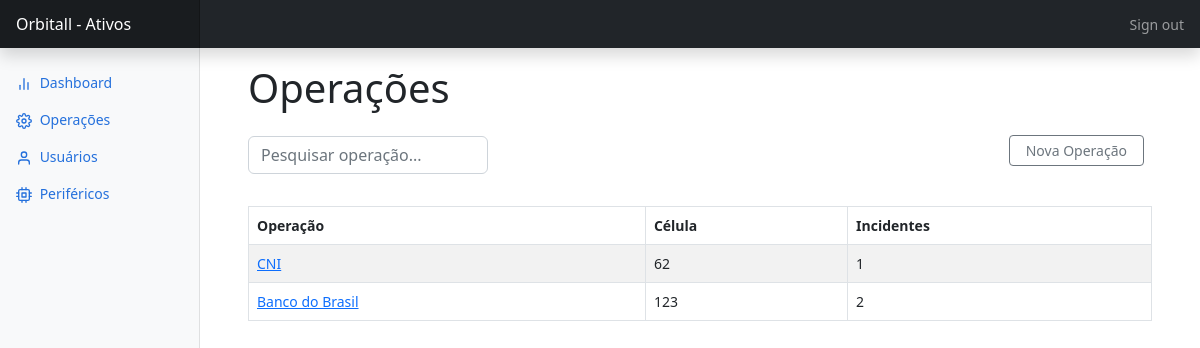
Page /home/operacoes/ on the committed database.
### cadastroEquipamento/models.py (models this page shows, shortened)
class TblOperacao(models.Model):
    operacao = models.CharField(unique=True, max_length=15)
    celula = models.IntegerField(default=0)
    qtd_solicitacao = models.IntegerField(blank=True, default=0)
    observacao = models.TextField()
    class Meta:
        managed = True
        db_table = 'tbl_operacao'
    def get_absolute_url(self):
            return reverse("operacao_details", kwargs={'pk':self.pk})

### cadastroEquipamento/views.py (the view, shortened to what this page needs)
# urls.py: path('operacoes/', views.operacoesAtivas, name="operacoesAtivas"),
def operacoesAtivas(request):
    if request.method == 'GET':
        operacoes = TblOperacao.objects.all()
        return render(request, 'cadastroEquipamento/html/operacoes.html', {'operacoes':operacoes})

### templates/cadastroEquipamento/html/operacoes.html (shortened to what this page needs)
{% extends "cadastroEquipamento/html/base.html" %}
{% block main %}
          <main class="col-md-9 ms-sm-auto col-lg-10 px-md-4">
            <div class=" container-fluid">
              <div class="py-3 container-fluid header-operacoes">
                <div>
                  <h1>Operações</h1>
                  <form class="col-12 col-lg-auto mb-3 mb-lg-0 me-lg-3 py-3" role="search">
                    <input type="search" class="form-control" placeholder="Pesquisar operação..." aria-label="Search" style="width:20vw">
                  </form>
                </div>
                <div
                  class="d-flex justify-content-between flex-wrap flex-md-nowrap align-items-center pt-3 pb-2 mb-3 ">
                  <div class="btn-toolbar mb-2 mb-md-0">
                    <div class="btn-group me-2">
                      <button type="button" class="btn btn-sm btn-outline-secondary px-3" data-bs-toggle="modal"
                        data-bs-target="#modalSheet">Nova Operação</button>
                    </div>
                  </div>
                </div>
              </div>
              <div class="table-responsive container-fluid">
                <table class="table table-striped table-bordered table-hover table-condensed">
                  <thead>
                    <tr>
                      <th scope="col">Operação</th>
                      <th scope="col">Célula</th>
                      <th scope="col">Incidentes</th>
                    </tr>
                  </thead>
                  <tbody id="data">
                    {% for row in operacoes %}
                      <tr>
                        <td><a href="{{ row.get_absolute_url }}">{{row.operacao}}</a></td>
                        <td>{{row.celula}}</td>
                        <td>{{row.qtd_solicitacao}}</td>
                      </tr>
                    {% endfor %}
                  </tbody>
                </table>
              </div>
            </div>
          </main>
        </div>
      </div>
{% endblock main %}

### templates/cadastroEquipamento/css/dashboard.css (style rules this page uses)
body { font-size: .875rem; }

### rows in the picture
TblOperacao: operacao "CNI", celula "62", qtd_solicitacao "1"
TblOperacao: operacao "Banco do Brasil", celula "123", qtd_solicitacao "2"
